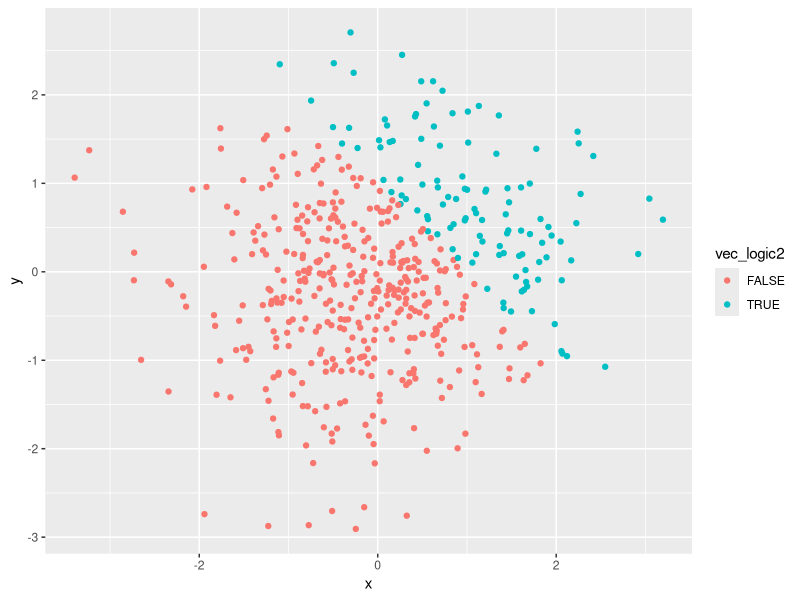
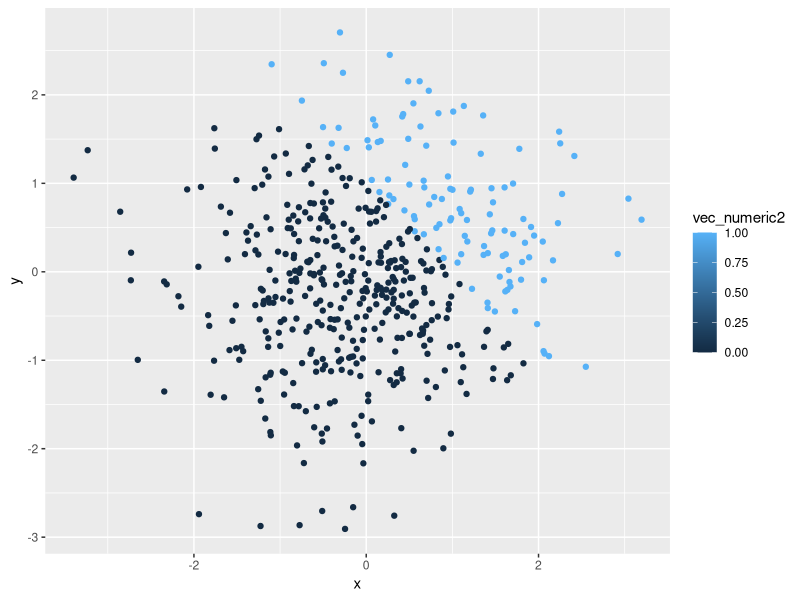
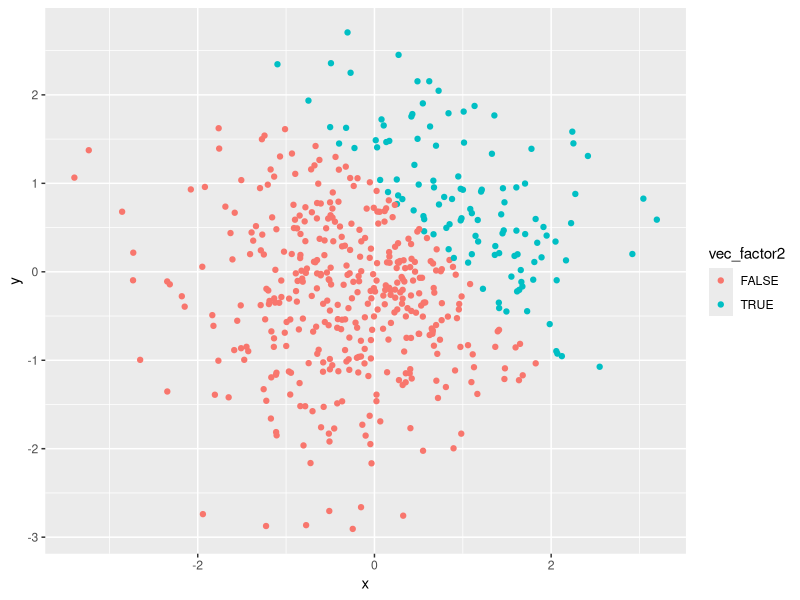
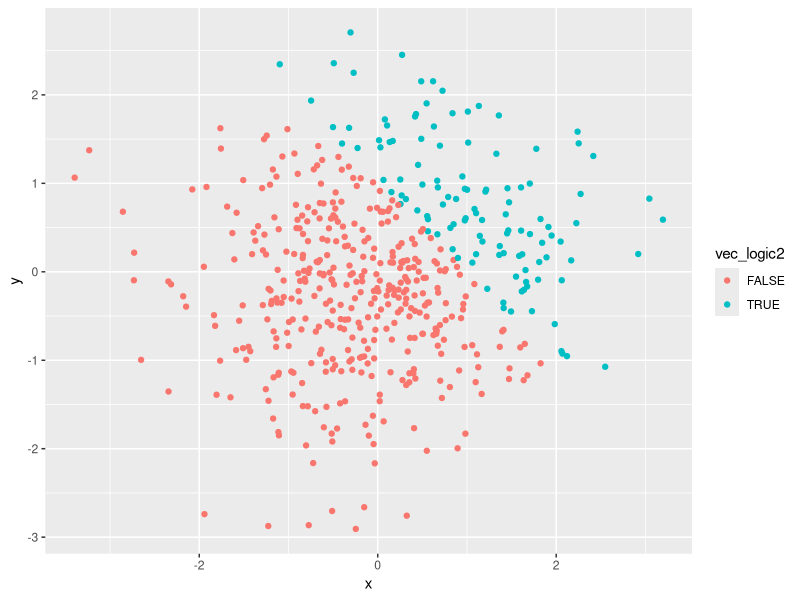

Generate these figures, in order, with R:
## ---- chunk 1
knitr::opts_chunk$set(echo = TRUE)

library (tidyverse)
eval = FALSE
## ---- chunk 2
##creating dataframe and taking mean of each variable in the dataframe#

hw_df = tibble(
norm_samp = rnorm(8),
norm_samp_logic = norm_samp >0,
vec_char = c("a", "b", "c", "d","e","f","g", "h"),
vec_factor = factor(c("blue", "blue","blue", "yellow", "yellow", "red","red", "red"))
)

mean(pull(hw_df, norm_samp))
mean(pull(hw_df, norm_samp_logic))
mean(pull(hw_df, vec_char))
mean(pull(hw_df, vec_factor))

## ---- chunk 3

as.numeric(pull(hw_df, norm_samp_logic))
as.numeric(pull(hw_df, vec_char))
as.numeric(pull(hw_df, vec_factor))
## ---- chunk 4
##converting the logical vector to numeric, and multiply the random sample by the result, converting the logical vector to a factor, and multiply the random sample by the result, and convert the logical vector to a factor and then convert the result to numeric, and multiply the random sample by the result ##

as.numeric(pull(hw_df, norm_samp_logic))*(pull(hw_df, norm_samp))
as.factor(pull(hw_df, norm_samp_logic))*(pull(hw_df, norm_samp))
as.numeric(as.factor(pull(hw_df, norm_samp_logic)))*(pull(hw_df, norm_samp))
## ---- chunk 5
##creating a second data frame named (df2)# 

set.seed(1234)

plot_df2 = tibble(
  x = rnorm(500),
  y = rnorm(500),
  vec_logic2 = x + y > 1,
  vec_numeric2 = as.numeric(vec_logic2),
  vec_factor2 = as.factor(vec_logic2)
)
## ---- chunk 6
##create a scatterplot of y vs. x, color points using logic, numeric, and factor variables#

ggplot(plot_df2, aes(y = y, x = x, color = vec_logic2)) + geom_point()
ggsave("plot_df2.png")
ggplot(plot_df2, aes(y = y, x = x, color = vec_numeric2)) + geom_point()
ggplot(plot_df2, aes(y = y, x = x, color = vec_factor2)) + geom_point()
